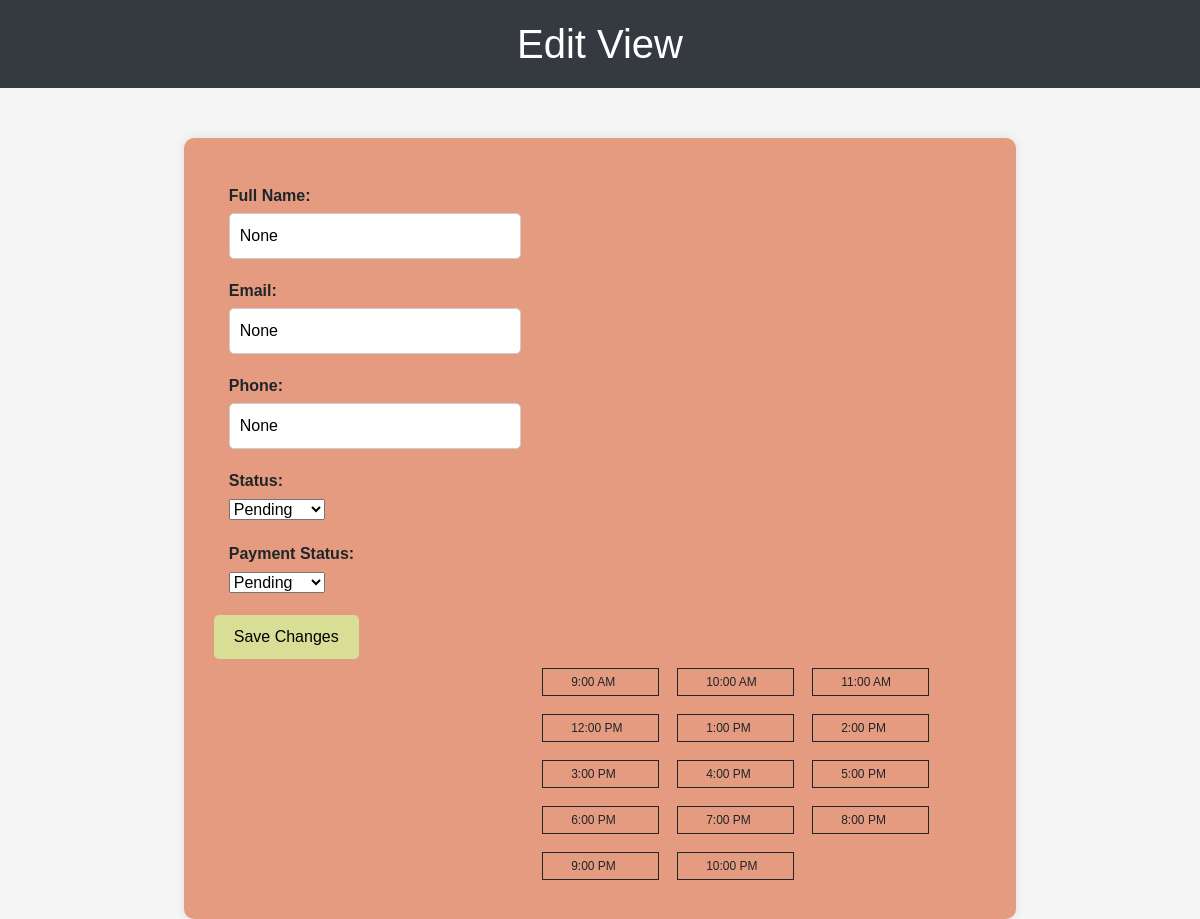
Screenshot of /edit_appointment/4 with the database file from the repository.
### app.py (models this page shows)
class Appointment(db.Model):
    id = db.Column(db.Integer, primary_key=True)
    full_name = db.Column(db.String)
    email = db.Column(db.String)
    phone = db.Column(db.String)
    status = db.Column(db.String)
    payment_status = db.Column(db.String)
    date = db.Column(db.String)
    start_time = db.Column(db.String)  # Change the type to String
    end_time = db.Column(db.String)

### app.py (the view, shortened to what this page needs)
@app.route('/edit_appointment/<int:appointment_id>', methods=['GET', 'POST'])
def edit_appointment(appointment_id):
    appointment = Appointment.query.get(appointment_id)
    return render_template('edit_appointment.html', appointment=appointment)

### templates/edit_appointment.html (shortened to what this page needs)
<!DOCTYPE html>
<html>
<head>
    <link rel="stylesheet" href="https://stackpath.bootstrapcdn.com/bootstrap/4.5.2/css/bootstrap.min.css">
    <link rel="stylesheet"
        href="https://cdnjs.cloudflare.com/ajax/libs/bootstrap-datepicker/1.9.0/css/bootstrap-datepicker.min.css">
    <link rel="stylesheet"
        href="https://cdnjs.cloudflare.com/ajax/libs/bootstrap-datepicker/1.9.0/css/bootstrap-datepicker.min.css" />
</head>
<body>
    <h1>Edit View</h1>
    <section class="container">
        <div class="row goals-sec-pink">
            <div class="col-md-12">
                <form action="{{ url_for('edit_appointment', appointment_id=appointment.id) }}" method="post"
                    id="edit-form">
                    <div class="row contact-cont pt-0">
                        <div class="col-md-5">
                            <div class="form-group">
                                <label for="full_name">Full Name:</label>
                                <input type="text" name="full_name" value="{{ appointment.full_name }}" />
                            </div>
                            <div class="form-group">
                                <label for="email">Email:</label>
                                <input type="email" name="email" value="{{ appointment.email }}" />
                            </div>
                            <div class="form-group">
                                <label for="phone">Phone:</label>
                                <input type="text" name="phone" value="{{ appointment.phone }}" />
                            </div>
                            <div class="form-group">
                                <label for="address">Status:</label>
                                <select name="status">
                                    <option value="pending" {% if appointment.status=='pending' %}selected{% endif %}>
                                        Pending</option>
                                </select>
                            </div>
                            <div class="form-group">
                                <label for="address">Payment Status:</label>
                                <select name="payment_status">
                                    <option value="pending" >Pending</option>
                                </select>
                            </div>
                        </div>
                        <div class="col-md-7">
                        </div>
                        <div class="row">
                            <div class="col-md-12">
                                <button type="submit">Save Changes</button>
                            </div>
                        </div>
                        <div class="row">
                            <div class="col-md-7 offset-5">
                                <div class="time-slots">
                                    <div class="row">
                                        <div class="col-sm-3 time-slot time-block">
                                            <p>9:00 AM</p>
                                        </div>
                                        <div class="col-sm-3 time-slot time-block">
                                            <p>10:00 AM</p>
                                        </div>
                                        <div class="col-sm-3 time-slot time-block">
                                            <p>11:00 AM</p>
                                        </div>
                                        <div class="col-sm-3 time-slot time-block">
                                            <p>12:00 PM</p>
                                        </div>
                                        <div class="col-sm-3 time-slot time-block">
                                            <p>1:00 PM</p>
                                        </div>
                                        <div class="col-sm-3 time-slot time-block">
                                            <p>2:00 PM</p>
                                        </div>
                                        <div class="col-sm-3 time-slot time-block">
                                            <p>3:00 PM</p>
                                        </div>
                                        <div class="col-sm-3 time-slot time-block">
                                            <p>4:00 PM</p>
                                        </div>
                                        <div class="col-sm-3 time-slot time-block">
                                            <p>5:00 PM</p>
                                        </div>
                                        <div class="col-sm-3 time-slot time-block">
                                            <p>6:00 PM</p>
                                        </div>
                                        <div class="col-sm-3 time-slot time-block">
                                            <p>7:00 PM</p>
                                        </div>
                                        <div class="col-sm-3 time-slot time-block">
                                            <p>8:00 PM</p>
                                        </div>
                                        <div class="col-sm-3 time-slot time-block">
                                            <p>9:00 PM</p>
                                        </div>
                                        <div class="col-sm-3 time-slot time-block">
                                            <p>10:00 PM</p>
                                        </div>
                                    </div>
                                </div>
                            </div>
                        </div>
                    </div>
            </div>
        </div>
    </section>

### templates/edit_appointment.html (style rules this page uses)
body { font-family: Arial, sans-serif; margin: 0; padding: 0; background-color: #f5f5f5; }
section.container { display: flex; align-items: center; justify-content: center; margin-top: 50px; }
.row.goals-sec-pink { background-color: #e49b80; border-radius: 10px; box-shadow: 0px 0px 10px rgba(0, 0, 0, 0.1); padding: 30px; width: 75%; }
.form-group { margin-bottom: 20px; }
label { display: block; font-weight: bold; margin-bottom: 5px; }
input[type="text"], input[type="email"], textarea { width: 100%; padding: 10px; border: 1px solid #ccc; border-radius: 5px; }
button[type="submit"] { background-color: #d8de96; color: #000000; border: none; padding: 10px 20px; border-radius: 5px; cursor: pointer; }
h1 { text-align: center; padding: 20px; background-color: #343a40; color: #fff; }
.time-slots p { font-size: 12px; height: 100%; margin: 4px 13px; }
.time-slots .time-block { border: 1px solid; margin: 9px; }

### rows the page displays
Appointment: full_name "None", email "None", phone "None"
